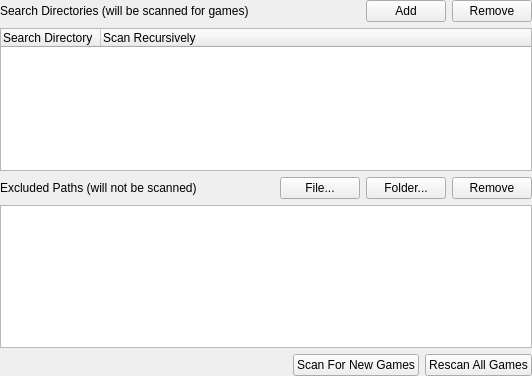
<?xml version="1.0" encoding="UTF-8"?>
<ui version="4.0">
 <class>GameListSettingsWidget</class>
 <widget class="QWidget" name="GameListSettingsWidget">
  <property name="geometry">
   <rect>
    <x>0</x>
    <y>0</y>
    <width>532</width>
    <height>376</height>
   </rect>
  </property>
  <layout class="QVBoxLayout" name="verticalLayout">
   <property name="leftMargin">
    <number>0</number>
   </property>
   <property name="topMargin">
    <number>0</number>
   </property>
   <property name="rightMargin">
    <number>0</number>
   </property>
   <property name="bottomMargin">
    <number>0</number>
   </property>
   <item>
    <layout class="QHBoxLayout" name="horizontalLayout_2">
     <item>
      <widget class="QLabel" name="label">
       <property name="text">
        <string>Search Directories (will be scanned for games)</string>
       </property>
      </widget>
     </item>
     <item>
      <spacer name="horizontalSpacer_2">
       <property name="orientation">
        <enum>Qt::Orientation::Horizontal</enum>
       </property>
       <property name="sizeHint" stdset="0">
        <size>
         <width>40</width>
         <height>20</height>
        </size>
       </property>
      </spacer>
     </item>
     <item>
      <widget class="QPushButton" name="addSearchDirectoryButton">
       <property name="sizePolicy">
        <sizepolicy hsizetype="Minimum" vsizetype="Minimum">
         <horstretch>0</horstretch>
         <verstretch>0</verstretch>
        </sizepolicy>
       </property>
       <property name="text">
        <string>Add</string>
       </property>
       <property name="icon">
        <iconset theme="folder-add-line"/>
       </property>
      </widget>
     </item>
     <item>
      <widget class="QPushButton" name="removeSearchDirectoryButton">
       <property name="sizePolicy">
        <sizepolicy hsizetype="Minimum" vsizetype="Minimum">
         <horstretch>0</horstretch>
         <verstretch>0</verstretch>
        </sizepolicy>
       </property>
       <property name="text">
        <string>Remove</string>
       </property>
       <property name="icon">
        <iconset theme="folder-reduce-line"/>
       </property>
      </widget>
     </item>
    </layout>
   </item>
   <item>
    <widget class="QTreeWidget" name="searchDirectoryList">
     <property name="contextMenuPolicy">
      <enum>Qt::ContextMenuPolicy::CustomContextMenu</enum>
     </property>
     <property name="alternatingRowColors">
      <bool>true</bool>
     </property>
     <property name="rootIsDecorated">
      <bool>false</bool>
     </property>
     <property name="uniformRowHeights">
      <bool>true</bool>
     </property>
     <column>
      <property name="text">
       <string>Search Directory</string>
      </property>
     </column>
     <column>
      <property name="text">
       <string>Scan Recursively</string>
      </property>
     </column>
    </widget>
   </item>
   <item>
    <layout class="QHBoxLayout" name="horizontalLayout_3">
     <item>
      <widget class="QLabel" name="label_2">
       <property name="text">
        <string>Excluded Paths (will not be scanned)</string>
       </property>
      </widget>
     </item>
     <item>
      <spacer name="horizontalSpacer_3">
       <property name="orientation">
        <enum>Qt::Orientation::Horizontal</enum>
       </property>
       <property name="sizeHint" stdset="0">
        <size>
         <width>40</width>
         <height>20</height>
        </size>
       </property>
      </spacer>
     </item>
     <item>
      <widget class="QPushButton" name="addExcludedFile">
       <property name="sizePolicy">
        <sizepolicy hsizetype="Minimum" vsizetype="Minimum">
         <horstretch>0</horstretch>
         <verstretch>0</verstretch>
        </sizepolicy>
       </property>
       <property name="text">
        <string>File...</string>
       </property>
       <property name="icon">
        <iconset theme="file-add-line"/>
       </property>
      </widget>
     </item>
     <item>
      <widget class="QPushButton" name="addExcludedFolder">
       <property name="sizePolicy">
        <sizepolicy hsizetype="Minimum" vsizetype="Minimum">
         <horstretch>0</horstretch>
         <verstretch>0</verstretch>
        </sizepolicy>
       </property>
       <property name="text">
        <string>Folder...</string>
       </property>
       <property name="icon">
        <iconset theme="folder-add-line"/>
       </property>
      </widget>
     </item>
     <item>
      <widget class="QPushButton" name="removeExcludedPath">
       <property name="sizePolicy">
        <sizepolicy hsizetype="Minimum" vsizetype="Minimum">
         <horstretch>0</horstretch>
         <verstretch>0</verstretch>
        </sizepolicy>
       </property>
       <property name="text">
        <string>Remove</string>
       </property>
       <property name="icon">
        <iconset theme="folder-reduce-line"/>
       </property>
      </widget>
     </item>
    </layout>
   </item>
   <item>
    <widget class="QListWidget" name="excludedPaths"/>
   </item>
   <item>
    <layout class="QHBoxLayout" name="horizontalLayout">
     <item>
      <spacer name="horizontalSpacer">
       <property name="orientation">
        <enum>Qt::Orientation::Horizontal</enum>
       </property>
       <property name="sizeHint" stdset="0">
        <size>
         <width>40</width>
         <height>20</height>
        </size>
       </property>
      </spacer>
     </item>
     <item>
      <widget class="QPushButton" name="scanForNewGames">
       <property name="sizePolicy">
        <sizepolicy hsizetype="Minimum" vsizetype="Minimum">
         <horstretch>0</horstretch>
         <verstretch>0</verstretch>
        </sizepolicy>
       </property>
       <property name="text">
        <string>Scan For New Games</string>
       </property>
       <property name="icon">
        <iconset theme="mag-line"/>
       </property>
      </widget>
     </item>
     <item>
      <widget class="QPushButton" name="rescanAllGames">
       <property name="sizePolicy">
        <sizepolicy hsizetype="Minimum" vsizetype="Minimum">
         <horstretch>0</horstretch>
         <verstretch>0</verstretch>
        </sizepolicy>
       </property>
       <property name="text">
        <string>Rescan All Games</string>
       </property>
       <property name="icon">
        <iconset theme="refresh-line"/>
       </property>
      </widget>
     </item>
    </layout>
   </item>
  </layout>
 </widget>
 <resources>
  <include location="resources/resources.qrc"/>
 </resources>
 <connections/>
</ui>
